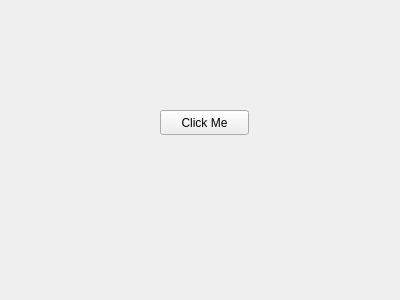
<?xml version="1.0" encoding="UTF-8"?>
<ui version="4.0">
 <class>Widget</class>
 <widget class="QWidget" name="Widget">
  <property name="geometry">
   <rect>
    <x>0</x>
    <y>0</y>
    <width>400</width>
    <height>300</height>
   </rect>
  </property>
  <property name="windowTitle">
   <string>Widget</string>
  </property>
  <widget class="QPushButton" name="pushButton">
   <property name="geometry">
    <rect>
     <x>160</x>
     <y>110</y>
     <width>89</width>
     <height>25</height>
    </rect>
   </property>
   <property name="text">
    <string>Click Me</string>
   </property>
  </widget>
 </widget>
 <layoutdefault spacing="6" margin="11"/>
 <resources/>
 <connections/>
</ui>
